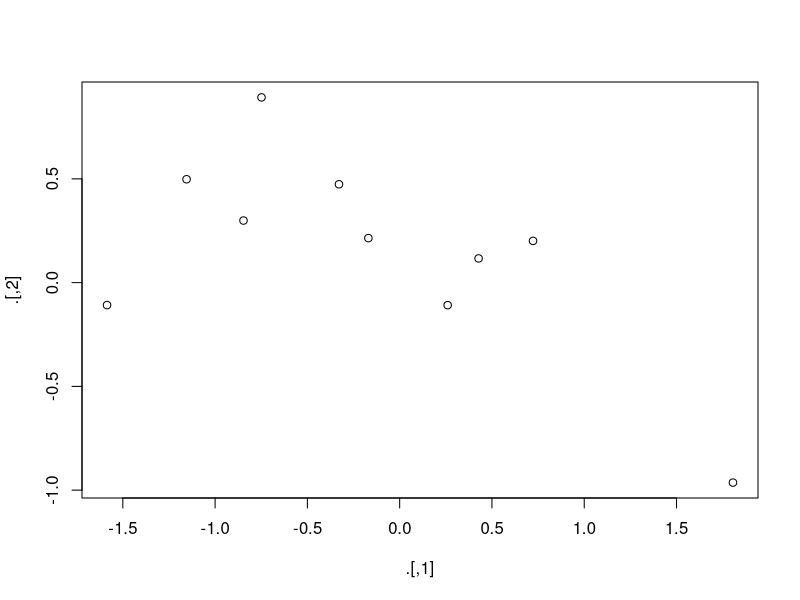

Write the R code that produced this figure.
## ---- chunk 1
Sys.info()[["user"]]
Sys.getenv("HOME")
getwd()
## ---- chunk 2
library(tidyverse)
# Original nested code
result_original <- head(arrange(summarise(group_by(filter(starwars, species == "Human"), gender), avg_height = mean(height, na.rm = TRUE)), desc(avg_height)), 3)
result_original
## ---- chunk 3
# Your pipe version here
## ---- chunk 4
# Use %>% and . to pass mtcars to lm() as the data argument
# Fit: mpg ~ wt + hp
## ---- chunk 5
library(magrittr)
res <- rnorm(50) %>% matrix(ncol = 5) %T>% plot() %>% colMeans()
res
## ---- chunk 6
library(tidyverse)

# (a) Select name, species, and all columns ending with "color"
# (b) Select columns from "name" through "mass" using column range
# (c) Remove the "films", "vehicles", and "starships" columns using -
## ---- chunk 7
# (a) Filter for Human characters with height > 180
# (b) Filter for characters whose homeworld is "Tatooine" OR "Naboo"
# (c) Filter for characters with BOTH blue eyes AND blond hair
# (d) Filter for characters with height between 150 and 200 (inclusive)
## ---- chunk 8
# (a) Create a "bmi" column: mass / (height/100)^2
# (b) Create a "height_cat" column using case_when():
#     < 100 → "Short", 100–180 → "Medium", > 180 → "Tall"
# (c) Show only name, species, height, height_cat, bmi — sorted by bmi descending
## ---- chunk 9
# (a) Count how many characters per species (use n()), sort by count descending
# (b) Calculate avg height and avg mass per gender (remove NAs)
# (c) Find the tallest character per species (use slice_max), only for species with ≥ 2 members
## ---- chunk 10
# (a) Sort by mass descending, show the top 5 heaviest characters
# (b) Sort by species alphabetically, then by height descending within each species
## ---- chunk 11
# Load with read_delim() (tab-separated, quote = "")
## ---- chunk 12
# Count genes per chromosome/scaffold, sorted by count descending
## ---- chunk 13
# Count genes per transcript type, sorted by count descending
## ---- chunk 14
# 1. Keep only chromosomes 1–19, X, Y
# 2. Keep only "protein_coding", "miRNA", "lincRNA" transcript types
# 3. Rename columns for readability (short names)
# 4. Group by chromosome and type
# 5. Summarize: count of distinct genes, mean gene length, min and max gene length
# 6. Sort by chromosome (ascending), then count (descending)
## ---- chunk 15
# Bonus: Remove chromosomes with fewer than 500 genes, 
# then re-sort by chromosome and count
## ---- chunk 16
# Hint: use slice_max() and slice_min() after group_by()
## ---- chunk 17
set.seed(42)  # for reproducibility
grades <- tibble(
  "Name" = c("Weihua Chen", "Mm Hu", "John Doe", "Jane Doe",
             "Warren Buffet", "Elon Musk", "Jack Ma"),
  "Occupation" = c("Teacher", "Student", "Teacher", "Student",
                   rep("Entrepreneur", 3)),
  "English" = sample(60:100, 7),
  "ComputerScience" = sample(80:90, 7),
  "Biology" = sample(50:100, 7),
  "Bioinformatics" = sample(40:90, 7)
)

# Use pivot_longer() to reshape to long format (columns: Name, Occupation, course, grade)
## ---- chunk 18
# Use group_by() + summarise() + arrange()
## ---- chunk 19
# Best subject per student (use slice_max)
## ---- chunk 20
# Worst subject per student (use slice_min)
## ---- chunk 21
# (a) Which occupation has the highest average grade?
# (b) For each occupation, which subject has the highest average score?
## ---- chunk 22
expr_wide <- tibble(
  patient = c("P1", "P2", "P3", "P4"),
  treatment = c("Drug", "Drug", "Placebo", "Placebo"),
  IL6 = c(12.3, 15.1, 8.7, 9.2),
  TNF = c(5.6, 7.8, 3.2, 4.1),
  CRP = c(2.1, 3.4, 1.5, 1.8)
)

# Use pivot_longer() — keep patient and treatment as identifiers
## ---- chunk 23
# Use pivot_wider() on the long result from 5.1
## ---- chunk 24
# Data with combined drug-dose column
trial <- tibble(
  treatment = c("Aspirin_100mg", "Aspirin_200mg", "Ibuprofen_200mg", "Ibuprofen_400mg"),
  response = c(0.72, 0.85, 0.63, 0.78)
)

# (a) Use separate() to split treatment into drug and dose columns
## ---- chunk 25
# (b) Use unite() to combine drug and dose back, separated by " - "
## ---- chunk 26
# Gene expression data
expr <- tibble(
  gene = c("BRCA1", "TP53", "EGFR", "MYC", "KRAS", "PTEN"),
  log2FC = c(2.3, -1.5, 0.8, 3.1, -0.4, -2.1),
  pvalue = c(0.001, 0.02, 0.15, 0.003, 0.08, 0.01)
)

# Gene annotation
annotation <- tibble(
  gene = c("BRCA1", "TP53", "EGFR", "MYC", "VEGFA", "PTEN"),
  chromosome = c("17", "17", "7", "8", "6", "10"),
  pathway = c("DNA repair", "Cell cycle", "Signaling", "Transcription", "Angiogenesis", "Signaling")
)

# (a) inner_join — keep only genes present in BOTH tables
## ---- chunk 27
# (b) left_join — keep all genes from expr, add annotation where available
## ---- chunk 28
# (c) full_join — keep ALL genes from both tables
## ---- chunk 29
# (a) Which genes are in expr but NOT in annotation?
# (b) Which genes are in annotation but NOT in expr?
## ---- chunk 30
# (a) Calculate the mean of ALL numeric columns (remove NAs)
# (b) For ALL numeric columns, create a centered version (value - mean, as new columns with "_centered" suffix)
## ---- chunk 31
# Gene expression: calculate the mean expression across samples per gene
gene_expr <- tibble(
  gene = c("BRCA1", "TP53", "EGFR", "MYC", "KRAS"),
  tumor1 = c(12.3, 8.7, 15.2, 22.1, 5.4),
  tumor2 = c(10.1, 9.3, 14.8, 20.5, 6.1),
  tumor3 = c(11.5, 7.9, 16.1, 21.3, 4.8),
  normal1 = c(5.2, 10.1, 14.0, 6.3, 5.0),
  normal2 = c(4.8, 9.5, 13.5, 5.8, 4.5)
)

# Use rowwise() + c_across() to calculate:
# - mean_tumor: mean of columns starting with "tumor"
# - mean_normal: mean of columns starting with "normal"
# - log2FC: log2(mean_tumor / mean_normal)
## ---- chunk 32
data(Theoph)
# Convert to tibble
th <- as_tibble(Theoph)

# (a) Show the first 3 rows per Subject
# (b) Show the row with the maximum conc per Subject
# (c) Show the row with the minimum Time per Subject
## ---- chunk 33
# 1. Filter to keep only characters with height and mass both > 0
# 2. Create a "bmi" column
# 3. Create a "bmi_cat" column: < 18.5 → "Underweight", 18.5–25 → "Normal", 
#    25–30 → "Overweight", > 30 → "Obese"
# 4. Group by species and bmi_cat
# 5. Count how many characters per species-bmi_cat combination
# 6. Keep only combinations with count ≥ 2
# 7. Arrange by species, then by bmi_cat (in order: Underweight → Normal → Overweight → Obese)
## ---- chunk 34
# Clinical trial data
patients <- tibble(
  patient_id = c("P01", "P02", "P03", "P04", "P05"),
  age = c(45, 62, 38, 55, 41),
  sex = c("F", "M", "F", "M", "F"),
  treatment = c("Drug", "Placebo", "Drug", "Drug", "Placebo")
)

# Gene expression (wide format)
expression <- tibble(
  patient_id = c("P01", "P02", "P03", "P04", "P05"),
  BRCA1 = c(2.3, 1.1, 3.5, 2.8, 1.9),
  TP53  = c(-1.2, 0.3, -2.1, -0.8, 0.1),
  EGFR  = c(0.5, -0.2, 1.8, 0.9, -0.5)
)

# (a) Join patients and expression by patient_id
# (b) Pivot expression to long format (gene, expression columns)
# (c) Group by treatment and gene, calculate mean expression
# (d) Pivot back to wide format: one row per gene, columns = treatment means
